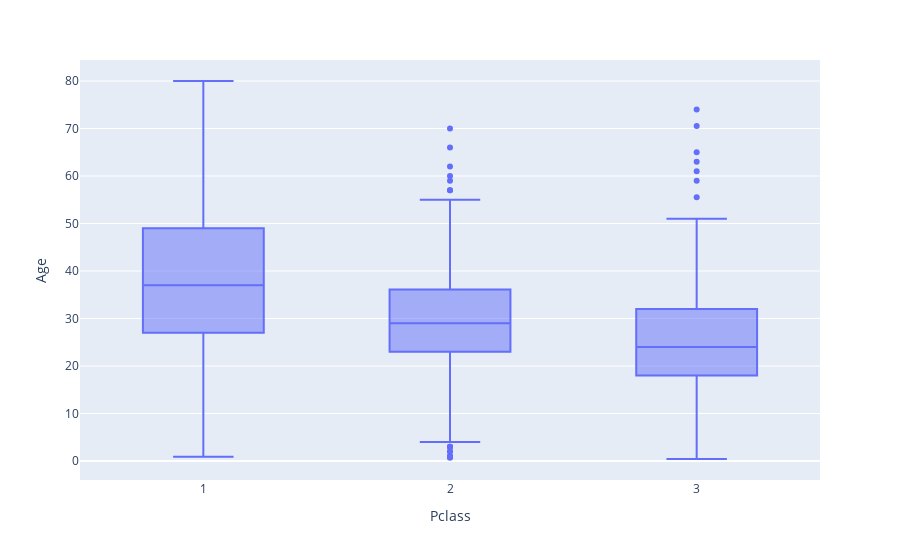

The cell this chart's notebook holds for it:
### Code cell
import plotly.express as px
px.box(train,x='Pclass',y='Age')

### Figure 1 — Plotly figure (JSON) as saved in the notebook; plotly's stock layout.template omitted (floating-point values rounded to 4 significant figures; data arrays with more than 128 entries replaced by an {"elided": "..."} marker saying what was removed)
{"data": [{"alignmentgroup": "True", "hovertemplate": "Pclass=%{x}<br>Age=%{y}<extra></extra>", "legendgroup": "", "marker": {"color": "#636efa"}, "name": "", "notched": false, "offsetgroup": "", "orientation": "v", "showlegend": false, "type": "box", "x": {"elided": "891 int values"}, "x0": " ", "xaxis": "x", "y": {"elided": "891 float values"}, "y0": " ", "yaxis": "y"}], "layout": {"boxmode": "group", "legend": {"tracegroupgap": 0}, "margin": {"t": 60}, "xaxis": {"anchor": "y", "domain": [0, 1], "title": {"text": "Pclass"}}, "yaxis": {"anchor": "x", "domain": [0, 1], "title": {"text": "Age"}}}}
